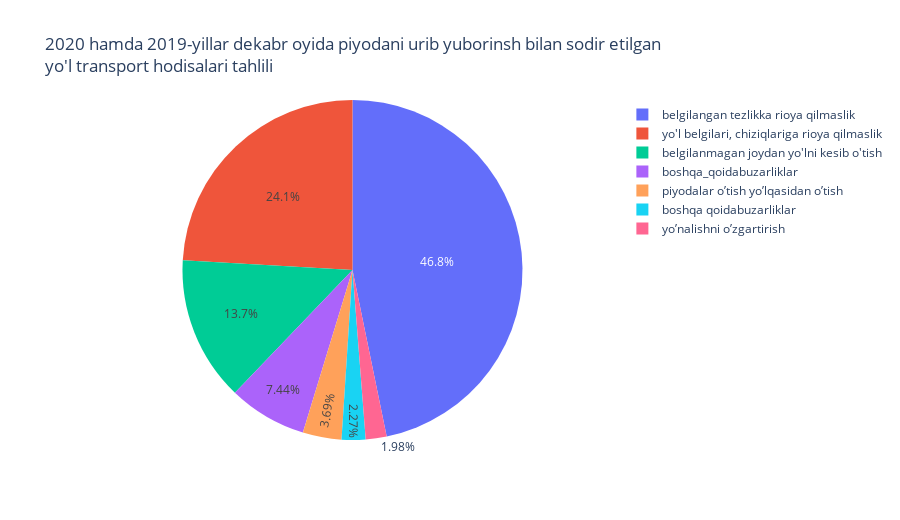

The cell this chart's notebook holds for it:
### Code cell
violation_data = pd.read_csv('data/violation_data_19_20_Dec')
values_ = [*violation_data['0'][:6].values, violation_data['0'][6:].sum()]
labels_ = [*violation_data.violation_type[:6], 'boshqa_qoidabuzarliklar']

fig_pie = go.Figure()

fig_pie.add_trace(
    go.Pie(
        labels = labels_,
        values = values_,
    )
)
fig_pie.update_layout(
    title = '2020 hamda 2019-yillar dekabr oyida piyodani urib yuborinsh bilan sodir etilgan<br>yo\'l transport hodisalari tahlili' 
)
fig_pie.update_layout(hovermode="x", height = 520)

### Figure 1 — Plotly figure (JSON) as saved in the notebook; plotly's stock layout.template omitted (floating-point values rounded to 4 significant figures)
{"data": [{"labels": ["belgilangan tezlikka rioya qilmaslik", "yo'l belgilari, chiziqlariga rioya qilmaslik", "belgilanmagan joydan yo'lni kesib o'tish", "piyodalar oʼtish yoʼlqasidan oʼtish", "boshqa qoidabuzarliklar", "yoʼnalishni oʼzgartirish", "boshqa_qoidabuzarliklar"], "type": "pie", "values": [660, 340, 194, 52, 32, 28, 105]}], "layout": {"height": 520, "hovermode": "x", "title": {"text": "2020 hamda 2019-yillar dekabr oyida piyodani urib yuborinsh bilan sodir etilgan<br>yo'l transport hodisalari tahlili"}}}
